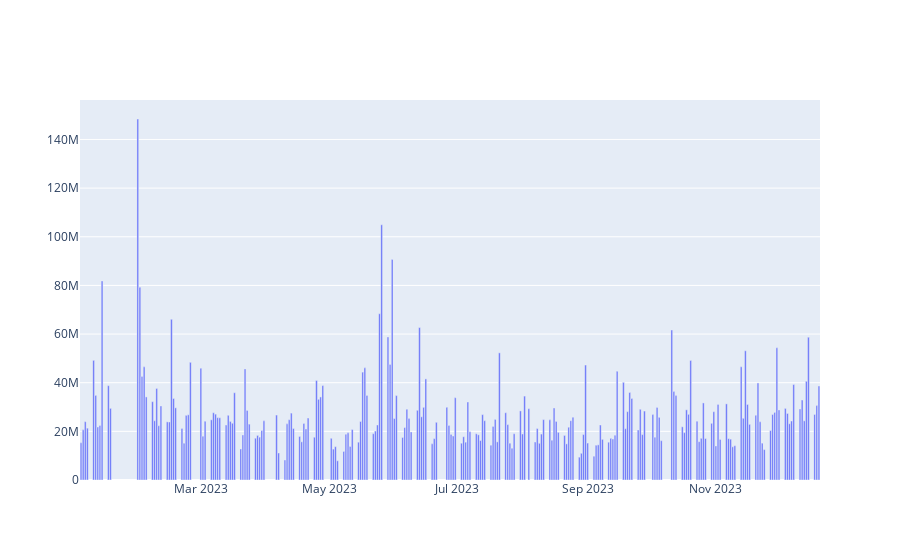

Notebook cell for this chart:
### Code cell
import plotly.graph_objects as go
import pandas as pd
df = pd.read_csv("./tsmc2023.csv")
fig = go.Figure()
fig.add_trace(go.Bar(x=df['date'], y=df['Trading_Volume']))
fig.show()

### Figure 1 — Plotly figure (JSON) as saved in the notebook; plotly's stock layout.template omitted (floating-point values rounded to 4 significant figures; data arrays with more than 128 entries replaced by an {"elided": "..."} marker saying what was removed)
{"data": [{"type": "bar", "x": {"elided": "232 str values"}, "y": {"elided": "232 int values"}}], "layout": {}}
